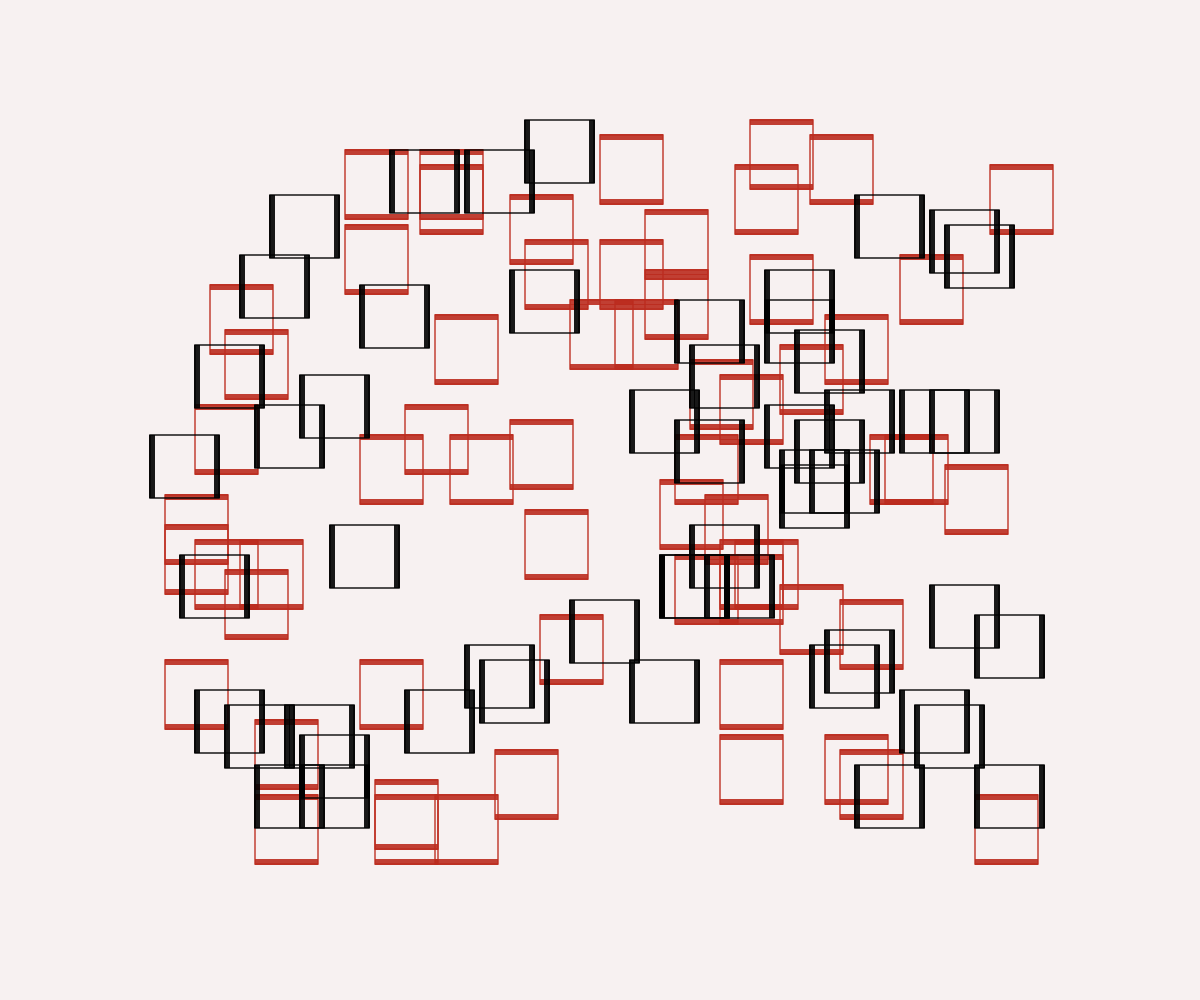
Frame 1 (no input)
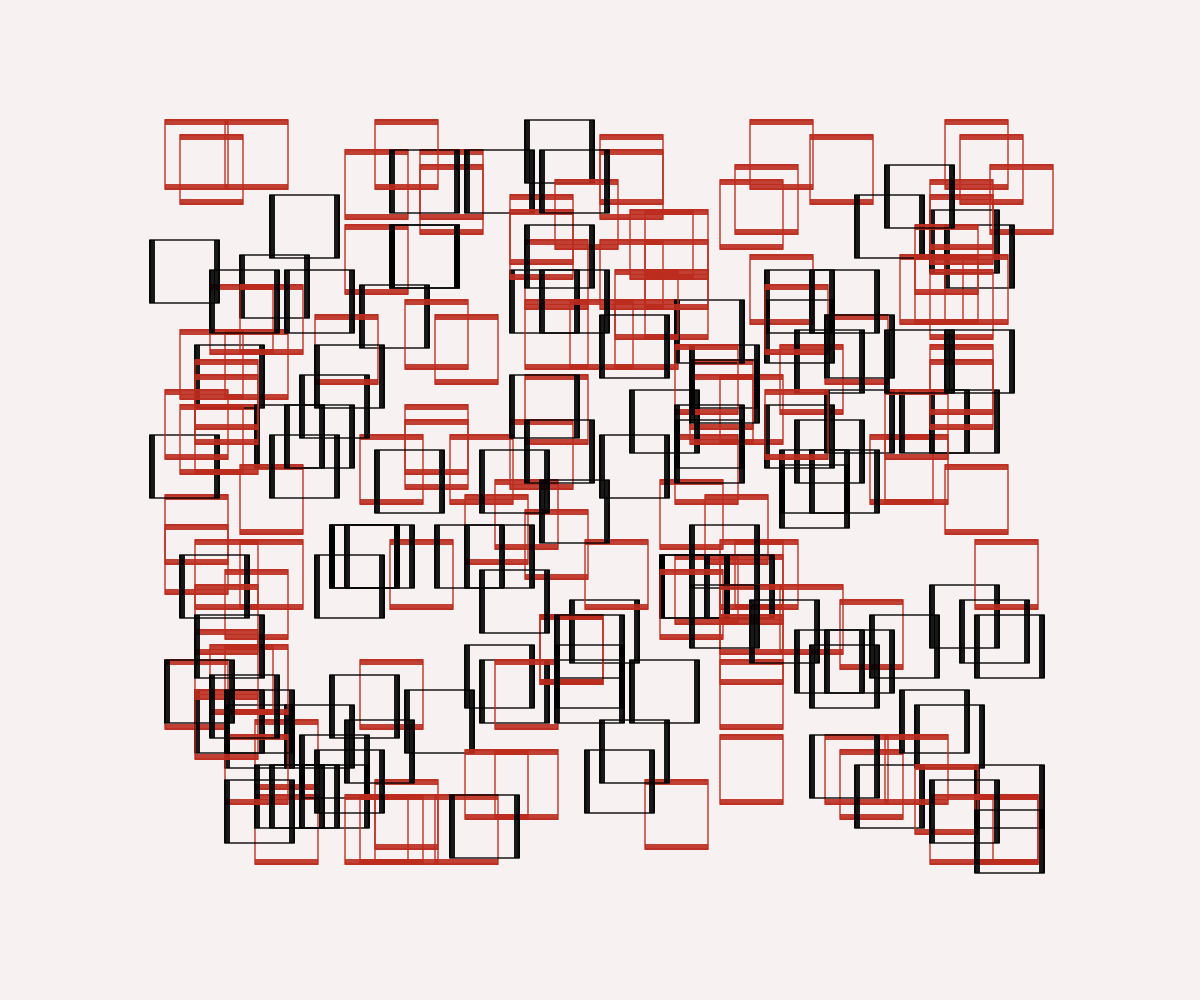
Frame 2 (the mouse pressed at the canvas centre, redrawn once)

The p5.js sketch that drew these frames (run headless with seeded random() and noise() and a simulated clock; the mouse was pressed at the canvas centre and the sketch redrawn once):

// p5.js sketch
// ── sketch.js
function setup() {
  createCanvas(windowWidth, windowHeight);
  background("#f7f1f1");
  strokeCap(SQUARE); // linee quadrate
  noLoop();
}

function draw() {
  //esaminando l'opera dell'artista scelta assieme ad altre simili ho riscontrato una griglia
  //griglia fitta di linee orizzontali e verticali che formani quadratini
  //le forme poggiano con almeno un lato su questa griglia ma non essendo quadrati gli altri lati ne escono
  let griglia =15; 
  // stroke(0);
  // strokeWeight(0.5);
  
  // //linee verticali
  // //x viene incrementato di n griglia pixel fino a raggiungere la larghezza della finestra
  // for (let x =0; x<windowWidth; x += griglia) {
  //   line(x, 0, x, windowHeight); //x e 0 punto di partenza della linea (in alto), x e windowHeight indicano il punto finale 
  // }
  
  // //linee orizzontali
  // for (let y =0; y<windowHeight; y += griglia) {
  //   line(0, y, windowWidth, y);
  // }

  // forme rosse
  
  // forme rosse
  let larghezzaR =63;
  let altezzaR =69;
  
  // forme nere (ruotate)
  let larghezzaN =69;
  let altezzaN =63;
  let margineX = windowWidth*0.12; // per avere un margine proporzionato
  let margineY = windowHeight*0.12;

  // numero di forme rosse e nere
  let nRosse =31;
  let nNere =27;

  // per mantenere l'interpretazione a dimensioni diverse
  //secondo me deve variare il numero di forme in base alla grandezza dello schermo 
  if (windowWidth>900) {
    nRosse =62;
    nNere =54;
  } else if (windowWidth<400) {
    nRosse =15; 
    nNere =13;
  }

  if (windowHeight<300) {
    nRosse =15;
    nNere =13;
  } else if (windowHeight<600) {
    nRosse =31; 
    nNere =27;
  }

  // forme rosse
  for (let i =0; i<nRosse; i++) {
    // posizione in griglia
    let xPos, yPos; // variabili xPos e yPos memorizzano le coordinate x e y della posizione della figura
    do { // coordinate generate valide e all'interno della griglia
      xPos = floor(random(margineX, windowWidth-larghezzaR-margineX) /griglia)* griglia;
      yPos = floor(random(margineY, windowHeight-altezzaR-margineY) /griglia)* griglia;
      //numero casuale tra il margine sinistro e il margine destro-larghezza (non esce dai margini laterali)
      // diviso griglia per allineare le coordinate alla griglia rendendole multipli della dimensione della griglia stessa
      // floor arrotonda il valore generato al numero intero più basso, valore multiplo di griglia perchè lo rimoltiplico
    } while ( // while verifica che le coordinate generate siano valide
      xPos < margineX || // coordinata x non inferiore al margine sinistro
      xPos > windowWidth-larghezzaR-margineX || // coordinata x non supera il margine destro 
      yPos < margineY || //coordinata y non inferiore al margine superiore
      yPos > windowHeight-altezzaR-margineY // coordinata y non supera il margine inferiore 
    );

    stroke(188, 44, 30, 230); // colore campionato in RGB 193, 59, 55) + trasparenza con alpha
    // bordi se in rosso spessi in alto e in basso
    strokeWeight(6);
    line(xPos, yPos+2, xPos+larghezzaR, yPos+2); // bordo superiore
    line(xPos, yPos+altezzaR-2, xPos+larghezzaR, yPos+altezzaR-2); // bordo inferiore
    // con il +2(abbasso la linea) e il -2(alzo) ho perfezionato i pixel per avere spigoli precisi come nell'opera originale
    strokeWeight(1.5); // spessore altre linee
    noFill();
    rect(xPos, yPos, larghezzaR, altezzaR);
  }

  // forme nere
  for (let i =0; i<nNere; i++) {
    let xPos, yPos;
    do {
      xPos = floor(random(margineX, windowWidth-larghezzaN-margineX)/ griglia)* griglia;
      yPos = floor(random(margineY, windowHeight-altezzaN-margineY)/ griglia)* griglia;
    } while (
      xPos < margineX || 
      xPos > windowWidth-larghezzaN-margineX ||
      yPos < margineY || 
      yPos > windowHeight-altezzaN-margineY
    );

    stroke(0, 0, 0, 230);
    // bordi se in nero spessi a destra e a sinistra
    strokeWeight(6);
    line(xPos+2, yPos, xPos+2, yPos+altezzaN); // bordo sinistro
    line(xPos-2+larghezzaN, yPos, xPos+larghezzaN-2, yPos+altezzaN); // bordo destro
    strokeWeight(1.5);
    noFill();
    rect(xPos, yPos, larghezzaN, altezzaN);
  }
}
